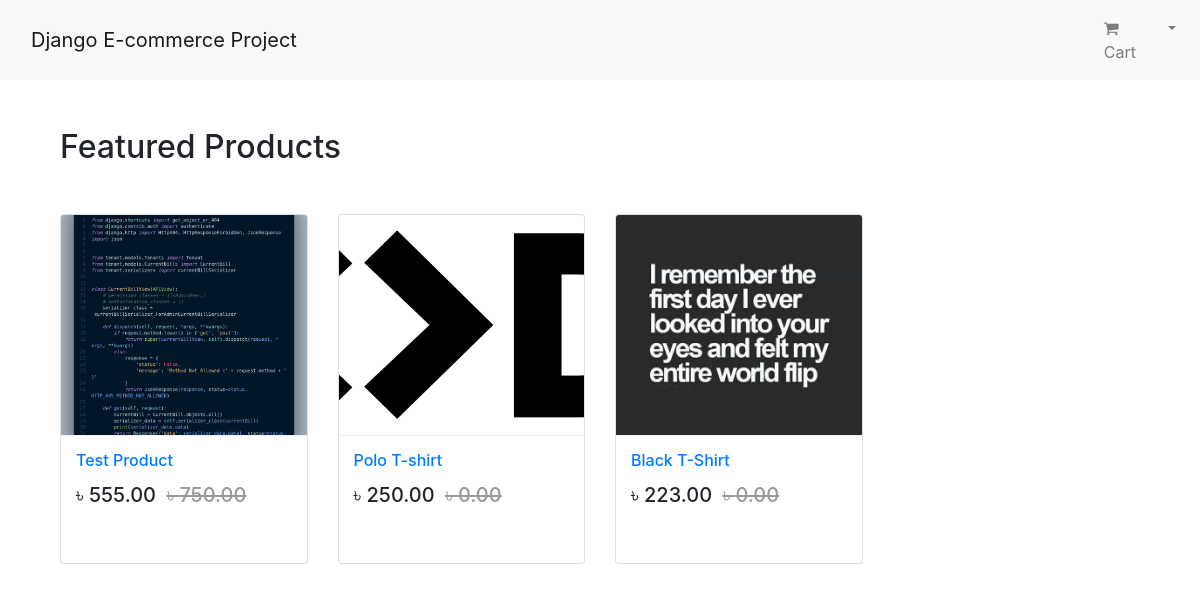
/ (signed in), run on the app's committed database.
### app_shop/models.py (models this page shows, shortened)
class Product(models.Model):
    mainimage = models.ImageField(upload_to='Products')
    name = models.CharField(max_length=264)
    category = models.ForeignKey(Category, on_delete=models.CASCADE, related_name='category')
    preview_text = models.TextField(max_length=200, verbose_name='Preview Text')
    detail_text = models.TextField(max_length=1000, verbose_name='Description')
    price = models.FloatField()
    old_price = models.FloatField(default=0.00)
    created = models.DateTimeField(auto_now_add=True)
    class Meta:
        ordering = ['-created',]

### app_shop/views.py (the view)
# urls.py: path('', views.Home.as_view(), name='home'),
class Home(ListView):
    model = Product
    template_name = 'app_shop/home.html'

### templates/app_shop/home.html
{% extends 'base.html' %}
{% block body_block %}
<div class="container my-5">
    <h2 class="my-5">Featured Products</h2>
    <div class="row">
    {% for product in object_list %}
        <div class="col-md-6 col-sm-12 col-lg-3">
            <figure class="card card-product">
                <div class="img-wrap">
                    <img src="/media/{{product.mainimage}}" style="width:100%; height:300px" alt="">
                </div>
                <figcaption class="info-wrap">
                    <h6 class="title"><a href="{% url 'app_shop:product_detail' pk=product.pk %}">{{ product.name }}</a></h6>
                    <div class="action-wrap">
                        <div class="price-wrap h5">
                            <span class="price-new">&#2547; {{ product.price|floatformat:2 }}</span>
                            <span class="price-old"><strike>&#2547; {{ product.old_price|floatformat:2 }}</strike></span>
                        </div>
                    </div>
                </figcaption>
            </figure>
        </div>
    {% endfor %}
    </div>
</div>
{% endblock body_block %}

### templates/base.html (style rules this page uses)
.card { height: 350px; }
.card-product:after { content: ""; display: table; clear: both; visibility: hidden; }
.card-product .price-new, .card-product .price { margin-right: 5px; }
.card-product .price-old { color: #999; }
.card-product .img-wrap { border-radius: 3px 3px 0 0; overflow: hidden; position: relative; height: 220px; text-align: center; }
.card-product .img-wrap img { max-height: 100%; max-width: 100%; object-fit: cover; }
.card-product .info-wrap { overflow: hidden; padding: 15px; border-top: 1px solid #eee; }
.card-product .action-wrap { padding-top: 4px; margin-top: 4px; }
.card-product .title { margin-top: 0; }

### data on the page
Product: mainimage (picture), name "Test Product", price "555.00", old_price "750.00"
Product: mainimage (picture), name "Polo T-shirt", price "250.00", old_price "0.00"
Product: mainimage (picture), name "Black T-Shirt", price "223.00", old_price "0.00"
